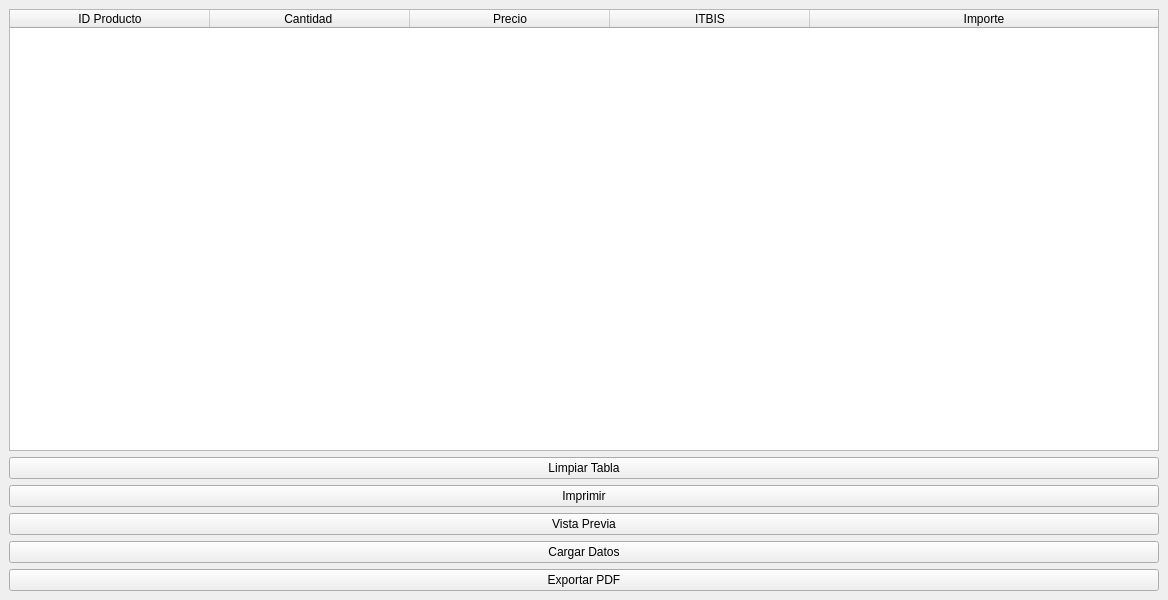
<?xml version="1.0" encoding="UTF-8"?>
<ui version="4.0">
 <class>MainWindow</class>
 <widget class="QMainWindow" name="MainWindow">
  <property name="geometry">
   <rect>
    <x>0</x>
    <y>0</y>
    <width>1168</width>
    <height>600</height>
   </rect>
  </property>
  <property name="windowTitle">
   <string>MainWindow</string>
  </property>
  <widget class="QWidget" name="centralwidget">
   <layout class="QVBoxLayout" name="verticalLayout">
    <item>
     <widget class="QTreeWidget" name="tabla">
      <attribute name="headerMinimumSectionSize">
       <number>200</number>
      </attribute>
      <column>
       <property name="text">
        <string>ID Producto</string>
       </property>
       <property name="textAlignment">
        <set>AlignCenter</set>
       </property>
      </column>
      <column>
       <property name="text">
        <string>Cantidad </string>
       </property>
       <property name="textAlignment">
        <set>AlignCenter</set>
       </property>
      </column>
      <column>
       <property name="text">
        <string>Precio</string>
       </property>
       <property name="textAlignment">
        <set>AlignCenter</set>
       </property>
      </column>
      <column>
       <property name="text">
        <string>ITBIS</string>
       </property>
       <property name="textAlignment">
        <set>AlignCenter</set>
       </property>
      </column>
      <column>
       <property name="text">
        <string>Importe</string>
       </property>
       <property name="textAlignment">
        <set>AlignCenter</set>
       </property>
      </column>
     </widget>
    </item>
    <item>
     <widget class="QPushButton" name="limpiar">
      <property name="text">
       <string>Limpiar Tabla</string>
      </property>
     </widget>
    </item>
    <item>
     <widget class="QPushButton" name="imprimir">
      <property name="text">
       <string>Imprimir</string>
      </property>
     </widget>
    </item>
    <item>
     <widget class="QPushButton" name="vista">
      <property name="text">
       <string>Vista Previa</string>
      </property>
     </widget>
    </item>
    <item>
     <widget class="QPushButton" name="cargar">
      <property name="text">
       <string>Cargar Datos</string>
      </property>
     </widget>
    </item>
    <item>
     <widget class="QPushButton" name="exportar">
      <property name="text">
       <string>Exportar PDF</string>
      </property>
     </widget>
    </item>
   </layout>
  </widget>
 </widget>
 <resources/>
 <connections/>
</ui>
